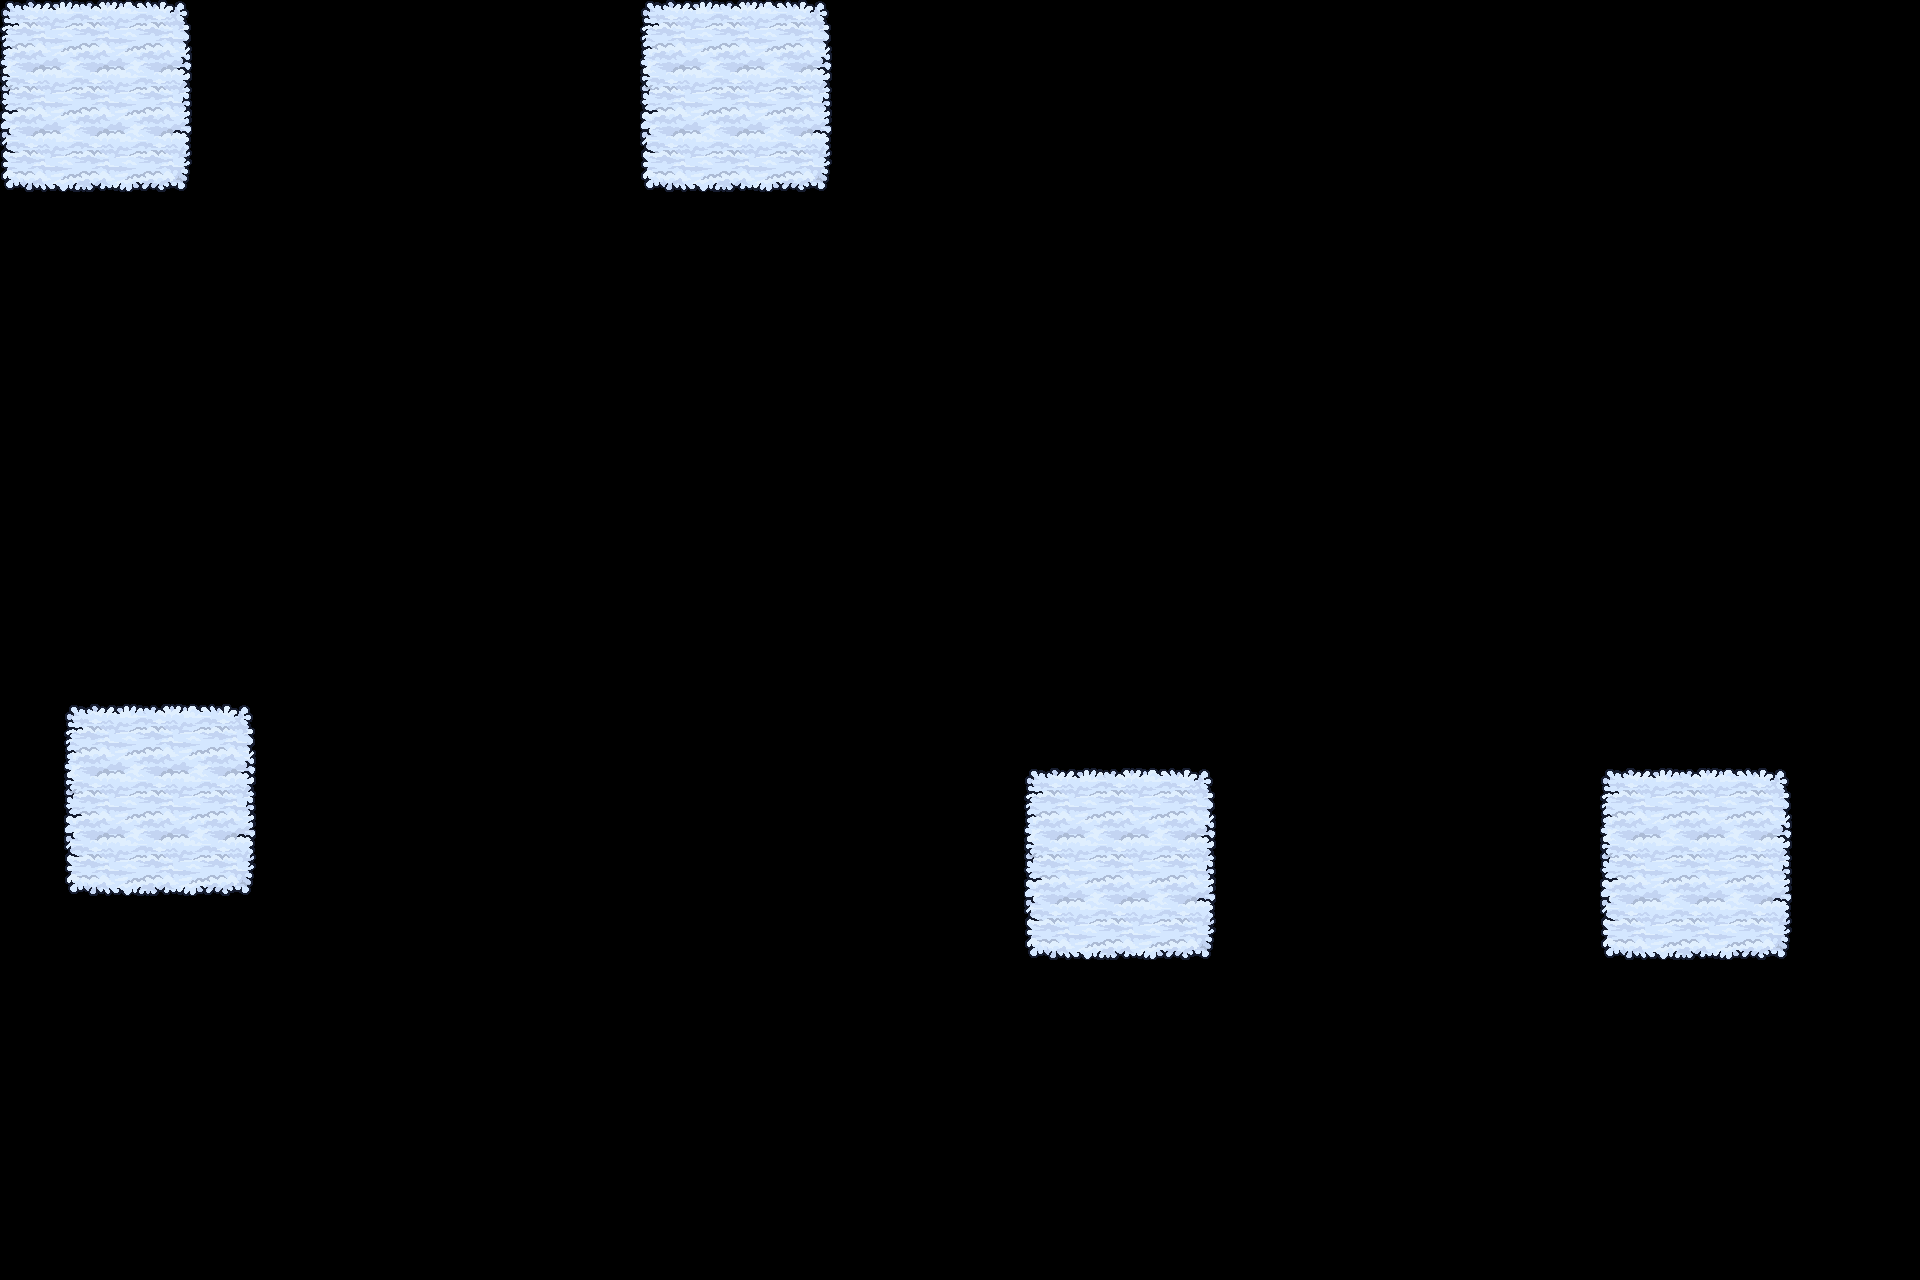

Tiled map render using the project's own tile images. Description and the whole map definition, tile-layer contents included, below:
An orthogonal 30x20 tile map with 64x64 px tiles, 1 tile layer (Tile Layer 1).

<map version="1.10" tiledversion="1.11.0" orientation="orthogonal" renderorder="right-down" width="30" height="20" tilewidth="64" tileheight="64" infinite="0" nextlayerid="2" nextobjectid="1">
 <editorsettings>
  <export target="map.json" format="json" />
 </editorsettings>
 <tileset firstgid="1" source="winter.tsx" />
 <layer id="1" name="Tile Layer 1" width="30" height="20">
  <data encoding="csv">
1,2,3,0,0,0,0,0,0,0,1,2,3,0,0,0,0,0,0,0,0,0,0,0,0,0,0,0,0,0,
11,12,13,0,0,0,0,0,0,0,11,12,13,0,0,0,0,0,0,0,0,0,0,0,0,0,0,0,0,0,
21,22,23,0,0,0,0,0,0,0,21,22,23,0,0,0,0,0,0,0,0,0,0,0,0,0,0,0,0,0,
0,0,0,0,0,0,0,0,0,0,0,0,0,0,0,0,0,0,0,0,0,0,0,0,0,0,0,0,0,0,
0,0,0,0,0,0,0,0,0,0,0,0,0,0,0,0,0,0,0,0,0,0,0,0,0,0,0,0,0,0,
0,0,0,0,0,0,0,0,0,0,0,0,0,0,0,0,0,0,0,0,0,0,0,0,0,0,0,0,0,0,
0,0,0,0,0,0,0,0,0,0,0,0,0,0,0,0,0,0,0,0,0,0,0,0,0,0,0,0,0,0,
0,0,0,0,0,0,0,0,0,0,0,0,0,0,0,0,0,0,0,0,0,0,0,0,0,0,0,0,0,0,
0,0,0,0,0,0,0,0,0,0,0,0,0,0,0,0,0,0,0,0,0,0,0,0,0,0,0,0,0,0,
0,0,0,0,0,0,0,0,0,0,0,0,0,0,0,0,0,0,0,0,0,0,0,0,0,0,0,0,0,0,
0,0,0,0,0,0,0,0,0,0,0,0,0,0,0,0,0,0,0,0,0,0,0,0,0,0,0,0,0,0,
0,1,2,3,0,0,0,0,0,0,0,0,0,0,0,0,0,0,0,0,0,0,0,0,0,0,0,0,0,0,
0,11,12,13,0,0,0,0,0,0,0,0,0,0,0,0,1,2,3,0,0,0,0,0,0,1,2,3,0,0,
0,21,22,23,0,0,0,0,0,0,0,0,0,0,0,0,11,12,13,0,0,0,0,0,0,11,12,13,0,0,
0,0,0,0,0,0,0,0,0,0,0,0,0,0,0,0,21,22,23,0,0,0,0,0,0,21,22,23,0,0,
0,0,0,0,0,0,0,0,0,0,0,0,0,0,0,0,0,0,0,0,0,0,0,0,0,0,0,0,0,0,
0,0,0,0,0,0,0,0,0,0,0,0,0,0,0,0,0,0,0,0,0,0,0,0,0,0,0,0,0,0,
0,0,0,0,0,0,0,0,0,0,0,0,0,0,0,0,0,0,0,0,0,0,0,0,0,0,0,0,0,0,
0,0,0,0,0,0,0,0,0,0,0,0,0,0,0,0,0,0,0,0,0,0,0,0,0,0,0,0,0,0,
0,0,0,0,0,0,0,0,0,0,0,0,0,0,0,0,0,0,0,0,0,0,0,0,0,0,0,0,0,0
</data>
 </layer>
</map>